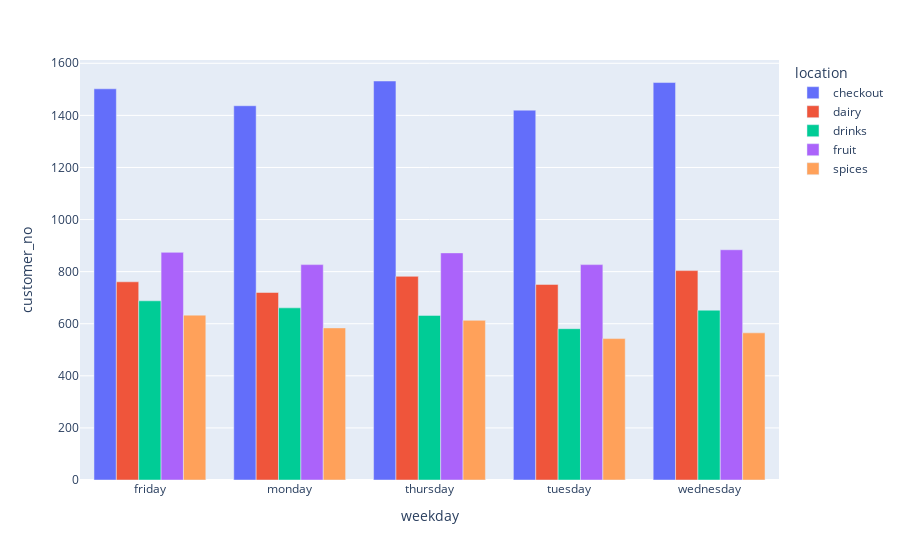

The cell this chart's notebook holds for it:
### Code cell
px.bar(total_customers_weekday, x='weekday', y='customer_no', color="location", barmode="group")

### Figure 1 — Plotly figure (JSON) as saved in the notebook; plotly's stock layout.template omitted (floating-point values rounded to 4 significant figures)
{"data": [{"alignmentgroup": "True", "hovertemplate": "location=checkout<br>weekday=%{x}<br>customer_no=%{y}<extra></extra>", "legendgroup": "checkout", "marker": {"color": "#636efa"}, "name": "checkout", "offsetgroup": "checkout", "orientation": "v", "showlegend": true, "textposition": "auto", "type": "bar", "x": ["friday", "monday", "thursday", "tuesday", "wednesday"], "xaxis": "x", "y": [1502, 1437, 1532, 1420, 1526], "yaxis": "y"}, {"alignmentgroup": "True", "hovertemplate": "location=dairy<br>weekday=%{x}<br>customer_no=%{y}<extra></extra>", "legendgroup": "dairy", "marker": {"color": "#EF553B"}, "name": "dairy", "offsetgroup": "dairy", "orientation": "v", "showlegend": true, "textposition": "auto", "type": "bar", "x": ["friday", "monday", "thursday", "tuesday", "wednesday"], "xaxis": "x", "y": [761, 720, 782, 751, 804], "yaxis": "y"}, {"alignmentgroup": "True", "hovertemplate": "location=drinks<br>weekday=%{x}<br>customer_no=%{y}<extra></extra>", "legendgroup": "drinks", "marker": {"color": "#00cc96"}, "name": "drinks", "offsetgroup": "drinks", "orientation": "v", "showlegend": true, "textposition": "auto", "type": "bar", "x": ["friday", "monday", "thursday", "tuesday", "wednesday"], "xaxis": "x", "y": [688, 661, 632, 581, 652], "yaxis": "y"}, {"alignmentgroup": "True", "hovertemplate": "location=fruit<br>weekday=%{x}<br>customer_no=%{y}<extra></extra>", "legendgroup": "fruit", "marker": {"color": "#ab63fa"}, "name": "fruit", "offsetgroup": "fruit", "orientation": "v", "showlegend": true, "textposition": "auto", "type": "bar", "x": ["friday", "monday", "thursday", "tuesday", "wednesday"], "xaxis": "x", "y": [874, 827, 872, 827, 884], "yaxis": "y"}, {"alignmentgroup": "True", "hovertemplate": "location=spices<br>weekday=%{x}<br>customer_no=%{y}<extra></extra>", "legendgroup": "spices", "marker": {"color": "#FFA15A"}, "name": "spices", "offsetgroup": "spices", "orientation": "v", "showlegend": true, "textposition": "auto", "type": "bar", "x": ["friday", "monday", "thursday", "tuesday", "wednesday"], "xaxis": "x", "y": [633, 584, 613, 543, 565], "yaxis": "y"}], "layout": {"barmode": "group", "legend": {"title": {"text": "location"}, "tracegroupgap": 0}, "margin": {"t": 60}, "xaxis": {"anchor": "y", "domain": [0, 1], "title": {"text": "weekday"}}, "yaxis": {"anchor": "x", "domain": [0, 1], "title": {"text": "customer_no"}}}}
